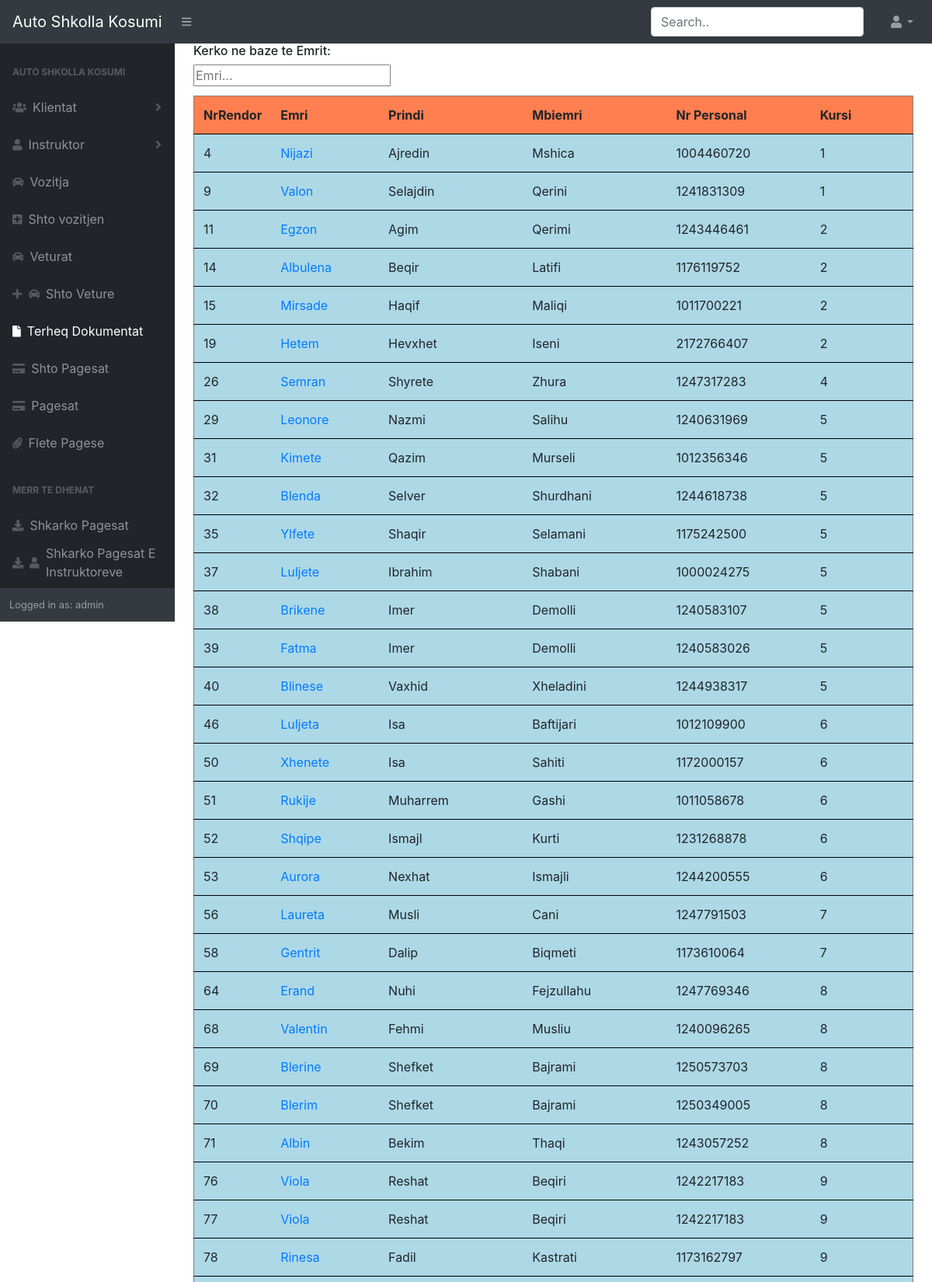
/TerheqDokumentat (signed in, upper part), run on the app's committed database.
### Kosumi/models.py (models this page shows, shortened)
class Klientat(models.Model):
    nr  = models.IntegerField()
    Emri = models.CharField(max_length=50)
    Emri_Prindit = models.CharField(max_length=50,default="")
    Mbiemri = models.CharField(max_length=50)
    NrPersonal = models.IntegerField()
    DataLindjes = models.DateField(default=datetime.now)
    kandidatet = models.ForeignKey(kandidatet,on_delete=models.CASCADE,null=True)
    Qmimi_Regjistrimit = models.IntegerField(default=0)
    numriOreve = models.IntegerField(default=20)
    borgj = models.FloatField(default=0)
    Instruktori = models.ForeignKey(Instruktori,on_delete=models.CASCADE)
    Vendbanimi = models.CharField(max_length=100)
    NrTelefonit = PhoneNumberField()
    Kursi = models.IntegerField(default=0)
    data_Regjistrimit = models.DateField(default=datetime.now)
    tatimi = models.ForeignKey(tat,on_delete=models.CASCADE, default=2)
    TerheqjaDokumenteve = models.BooleanField(default=False)
    Vijimi = models.BooleanField(default=True)
    dataTerheqjes = models.DateField(null=True,blank=True)
    pagesaNeBank = models.CharField(max_length=2,default="Jo")

### Kosumi/views.py (the view)
# urls.py: path("TerheqDokumentat", ter, name="asd"),
@login_required
def ter(request):
    kli = Klientat.objects.filter(TerheqjaDokumenteve=False)
    return render(request, "home/test.html", {"kli": kli})

### Kosumi/templates/home/test.html (shortened to what this page needs)
{%extends "home/Base.html"%}
{% load static %}
{% block content %}
</head>
<body>
<div class="top">
<h6>Kerko ne baze te Emrit:</h6>
<input type="text" id="myInput" onkeyup="myFunction()" placeholder="Emri..." title="Type in a name">
</div>
<table id="myTable">
  <tr class="header">
      <th style="width: 8%;">NrRendor</th>
    <th style="width: 15%;">Emri</th>
    <th style="width: 20%;">Prindi</th>
    <th style="width: 20%;">Mbiemri</th>
    <th style="width: 20%;">Nr Personal</th>
    <th >Kursi</th>
  </tr>
  {% for j in kli %}
    <tr>
        <td >{{j.id}}</td>
        <td><a href="{% url 'terheq' j.pk %}">{{j.Emri}}</a></td>
        <td>{{j.Emri_Prindit}}</td>
        <td>{{j.Mbiemri}}</td>
        <td>{{j.NrPersonal}}</td>
        <td>{{j.Kursi}}</td>
    </tr>
  {% endfor %}
</table>
</body>
{% endblock content %}

### Kosumi/templates/home/Base.html (shortened to what this page needs)
{% load static %}
<!DOCTYPE html>
<html lang="en">
<head>
    <link rel="stylesheet" type="text/css" href="{% static 'css/stylesAd.css' %}">
    <link href="https://cdn.datatables.net/1.10.20/css/dataTables.bootstrap4.min.css" rel="stylesheet"
 />
</head>
<body class="sb-nav-fixed">
    <nav class="sb-topnav navbar navbar-expand navbar-dark bg-dark">
        <a class="navbar-brand" href="{% url 'home'%}">Auto Shkolla Kosumi</a>
        <button class="btn btn-link btn-sm order-1 order-lg-0" id="sidebarToggle" href="#"><i
                class="fas fa-bars"></i></button>
        <form class="d-none d-md-inline-block form-inline ml-auto mr-0 mr-md-3 my-2 my-md-0" method="GET"
            action="{% url 'klienti_Search' %}">
            <div class="input-group">
                <input class="form-control mr-sm-2" type="text" name="q" placeholder="Search.." aria-label="Search"
                    aria-describedby="basic-addon2" autocomplete="off">
            </div>
        </form>
        <ul class="navbar-nav ml-auto ml-md-0">
            <li class="nav-item dropdown">
                <a class="nav-link dropdown-toggle" id="userDropdown" href="#" role="button" data-toggle="dropdown"
                    aria-haspopup="true" aria-expanded="false"><i class="fas fa-user fa-fw"></i></a>
            </li>
        </ul>
    </nav>
    <div id="layoutSidenav">
        <div id="layoutSidenav_nav">
            <nav class="sb-sidenav accordion sb-sidenav-dark" id="sidenavAccordion">
                <div class="sb-sidenav-menu">
                    <div class="nav">
                        <div class="sb-sidenav-menu-heading">Auto Shkolla Kosumi</div>
                        <a class="nav-link collapsed" href="#" data-toggle="collapse" data-target="#collapseLayouts"
                            aria-expanded="false" aria-controls="collapseLayouts">
                            <div class="sb-nav-link-icon"><i class="fas fa-users"></i></div>
                            Klientat
                            <div class="sb-sidenav-collapse-arrow"><i class="fas fa-angle-down"></i></div>
                        </a>
                        <a class="nav-link collapsed" href="#" data-toggle="collapse" data-target="#collapsePages"
                            aria-expanded="false" aria-controls="collapsePages">
                            <div class="sb-nav-link-icon"><i class="fas fa-user"></i></div>
                            Instruktor
                            <div class="sb-sidenav-collapse-arrow"><i class="fas fa-angle-down"></i></div>
                        </a>
                        <a class="nav-link" href="{% url 'voz'%}">
                            <div class="sb-nav-link-icon"><i class="fas fa-car"></i></div>
                            Vozitja
                        </a>
                        <a class="nav-link" href="{% url 'regjistro-voz'%}">
                            <div class="sb-nav-link-icon"><i class="fas fa-plus-square"></i></div>
                            Shto vozitjen
                        </a>
                        <a class="nav-link" href="{% url 'vet'%}">
                            <div class="sb-nav-link-icon"><i class="fas fa-car"></i></div>
                            Veturat
                        </a>
                        <a class="nav-link" href="{% url 'regjistro-vet'%}">
                            <div class="sb-nav-link-icon"><i class="fas fa-plus"></i></div><div class="sb-nav-link-icon"><i class="fas fa-car"></i></div>
                            Shto Veture
                        </a>
                        <a class="nav-link" href="{% url 'asd'%}">
                            <div class="sb-nav-link-icon"><i class="fas fa-file"></i></div>
                            Terheq Dokumentat
                        </a>
                        <a class="nav-link" href="{% url 'shtopagesat'%}">
                            <div class="sb-nav-link-icon"><i class="fas fa-credit-card"></i></div>
                            Shto Pagesat
                        </a>
                        <a class="nav-link" href="{% url 'pags'%}">
                            <div class="sb-nav-link-icon"><i class="fas fa-credit-card"></i></div>
                            Pagesat
                        </a>
                        <a class="nav-link" href="{% url 'krijoPagese'%}">
                            <div class="sb-nav-link-icon"><i class="fas fa-paperclip"></i></div>
                            Flete Pagese
                        </a>
                        <div class="sb-sidenav-menu-heading">Merr Te Dhenat</div>
                        <a class="nav-link" href="{% url 'pag'%}" style="padding-bottom: 0;">
                            <div class="sb-nav-link-icon"><i class="fas fa-download"></i></div>
                            Shkarko Pagesat
                        </a>
                        <a class="nav-link" href="{% url 'inst'%}">
                            <div class="sb-nav-link-icon"><i class="fas fa-download"></i></div><div class="sb-nav-link-icon"><i class="fas fa-user"></i></div>
                            Shkarko Pagesat E Instruktoreve
                        </a>
                    </div>
                </div>
                <div class="sb-sidenav-footer">
                    <div class="small">Logged in as: {{user.username}} </div>
                </div>
            </nav>
        </div>
        <div id="layoutSidenav_content" style="background-color: #fff;">
            <main>
                <div class="container-fluid" style="background-color: #fff;">
                    {% block content %}
                    {% endblock %}
                </div>
            </main>
        </div>
    </div>
</body>
</html>

### Kosumi/templates/home/Base.html (style rules this page uses)
th { cursor: pointer; background-color: coral; font-size: 16px; border-bottom: 1px solid black; }
td { font-size: 16px; background-color: lightblue; border-bottom: 1px solid black; height: 10px; }
button { margin-top: 2%; }
input { autocomplete="off"; }

### Kosumi/templates/home/test.html (style rules this page uses)
#myInput { background-position: 10px 10px; background-repeat: no-repeat; font-size: 16px; border: 1px solid gray; border-radius:2%; margin-bottom: 12px; }
#myTable { border-collapse: collapse; border: 1px solid gray; font-size: 18px; text-align: center; }
#myTable th, #myTable td { text-align: left; padding: 12px; }
#myTable tr { border-bottom: 1px solid #ddd; }
#myTable tr.header, #myTable tr:hover { background-color: #f1f1f1; }

### data on the page
Klientat: id "4", Emri "Nijazi", Emri_Prindit "Ajredin", Mbiemri "Mshica", NrPersonal "1004460720", Kursi "1"
Klientat: id "9", Emri "Valon", Emri_Prindit "Selajdin", Mbiemri "Qerini", NrPersonal "1241831309", Kursi "1"
Klientat: id "11", Emri "Egzon", Emri_Prindit "Agim", Mbiemri "Qerimi", NrPersonal "1243446461", Kursi "2"
Klientat: id "14", Emri "Albulena", Emri_Prindit "Beqir", Mbiemri "Latifi", NrPersonal "1176119752", Kursi "2"
Klientat: id "15", Emri "Mirsade", Emri_Prindit "Haqif", Mbiemri "Maliqi", NrPersonal "1011700221", Kursi "2"
Klientat: id "19", Emri "Hetem", Emri_Prindit "Hevxhet", Mbiemri "Iseni", NrPersonal "2172766407", Kursi "2"
Klientat: id "26", Emri "Semran", Emri_Prindit "Shyrete", Mbiemri "Zhura", NrPersonal "1247317283", Kursi "4"
Klientat: id "29", Emri "Leonore", Emri_Prindit "Nazmi", Mbiemri "Salihu", NrPersonal "1240631969", Kursi "5"
Klientat: id "31", Emri "Kimete", Emri_Prindit "Qazim", Mbiemri "Murseli", NrPersonal "1012356346", Kursi "5"
Klientat: id "32", Emri "Blenda", Emri_Prindit "Selver", Mbiemri "Shurdhani", NrPersonal "1244618738", Kursi "5"
Klientat: id "35", Emri "Ylfete", Emri_Prindit "Shaqir", Mbiemri "Selamani", NrPersonal "1175242500", Kursi "5"
Klientat: id "37", Emri "Luljete", Emri_Prindit "Ibrahim", Mbiemri "Shabani", NrPersonal "1000024275", Kursi "5"
Klientat: id "38", Emri "Brikene", Emri_Prindit "Imer", Mbiemri "Demolli", NrPersonal "1240583107", Kursi "5"
Klientat: id "39", Emri "Fatma", Emri_Prindit "Imer", Mbiemri "Demolli", NrPersonal "1240583026", Kursi "5"
Klientat: id "40", Emri "Blinese", Emri_Prindit "Vaxhid", Mbiemri "Xheladini", NrPersonal "1244938317", Kursi "5"
Klientat: id "46", Emri "Luljeta", Emri_Prindit "Isa", Mbiemri "Baftijari", NrPersonal "1012109900", Kursi "6"
Klientat: id "50", Emri "Xhenete", Emri_Prindit "Isa", Mbiemri "Sahiti", NrPersonal "1172000157", Kursi "6"
Klientat: id "51", Emri "Rukije", Emri_Prindit "Muharrem", Mbiemri "Gashi", NrPersonal "1011058678", Kursi "6"
Klientat: id "52", Emri "Shqipe", Emri_Prindit "Ismajl", Mbiemri "Kurti", NrPersonal "1231268878", Kursi "6"
Klientat: id "53", Emri "Aurora", Emri_Prindit "Nexhat", Mbiemri "Ismajli", NrPersonal "1244200555", Kursi "6"
Klientat: id "56", Emri "Laureta", Emri_Prindit "Musli", Mbiemri "Cani", NrPersonal "1247791503", Kursi "7"
Klientat: id "58", Emri "Gentrit", Emri_Prindit "Dalip", Mbiemri "Biqmeti", NrPersonal "1173610064", Kursi "7"
Klientat: id "64", Emri "Erand", Emri_Prindit "Nuhi", Mbiemri "Fejzullahu", NrPersonal "1247769346", Kursi "8"
Klientat: id "68", Emri "Valentin", Emri_Prindit "Fehmi", Mbiemri "Musliu", NrPersonal "1240096265", Kursi "8"
Klientat: id "69", Emri "Blerine", Emri_Prindit "Shefket", Mbiemri "Bajrami", NrPersonal "1250573703", Kursi "8"
Klientat: id "70", Emri "Blerim", Emri_Prindit "Shefket", Mbiemri "Bajrami", NrPersonal "1250349005", Kursi "8"
Klientat: id "71", Emri "Albin", Emri_Prindit "Bekim", Mbiemri "Thaqi", NrPersonal "1243057252", Kursi "8"
Klientat: id "76", Emri "Viola", Emri_Prindit "Reshat", Mbiemri "Beqiri", NrPersonal "1242217183", Kursi "9"
Klientat: id "77", Emri "Viola", Emri_Prindit "Reshat", Mbiemri "Beqiri", NrPersonal "1242217183", Kursi "9"
Klientat: id "78", Emri "Rinesa", Emri_Prindit "Fadil", Mbiemri "Kastrati", NrPersonal "1173162797", Kursi "9"

### other printed values
{{ user.username }} "admin"
